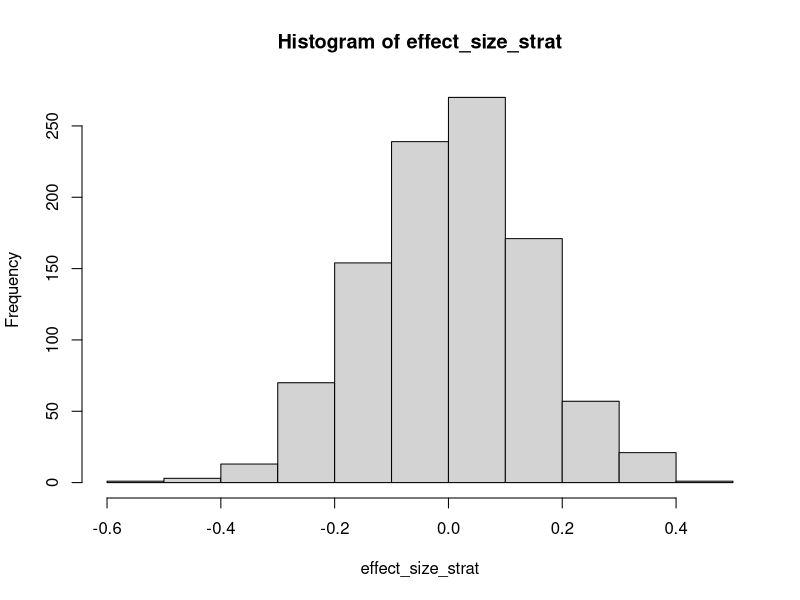
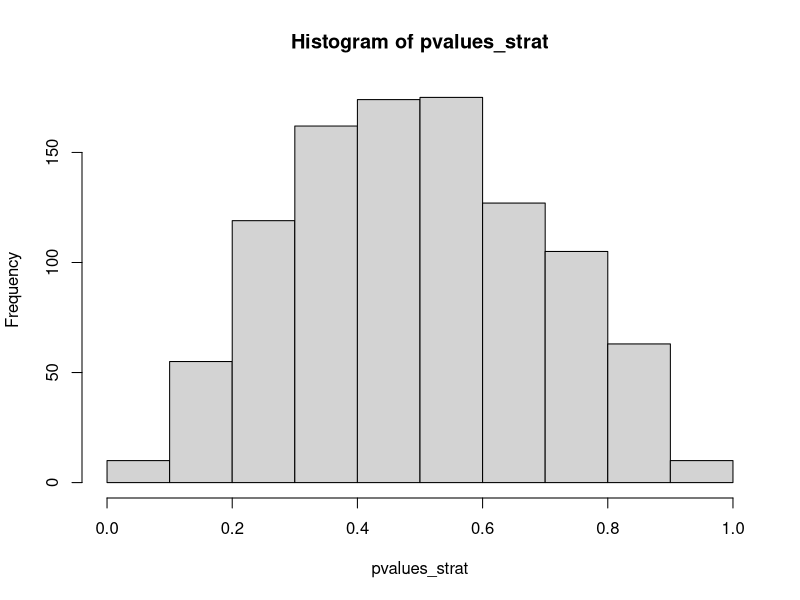
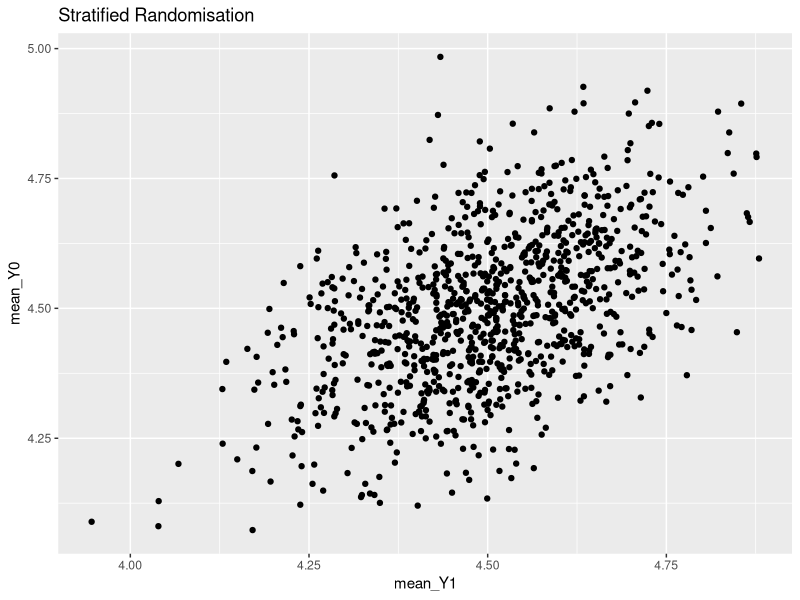
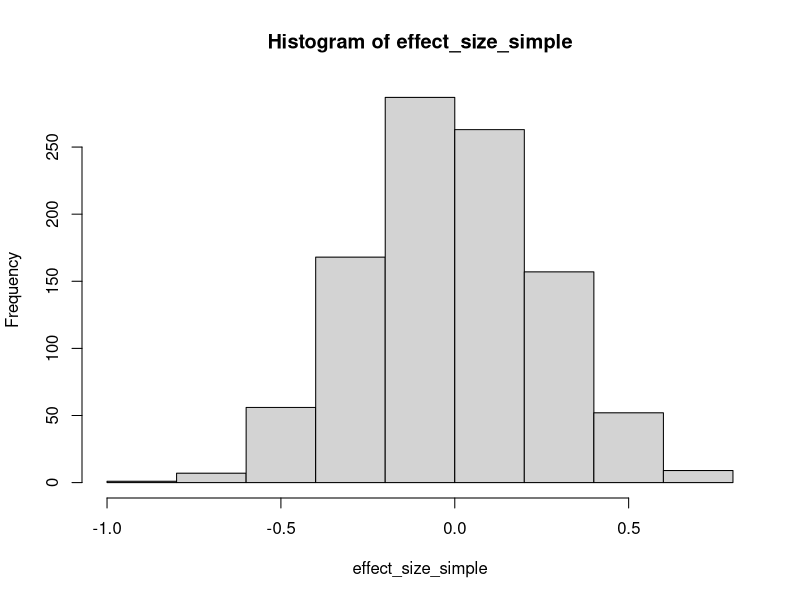
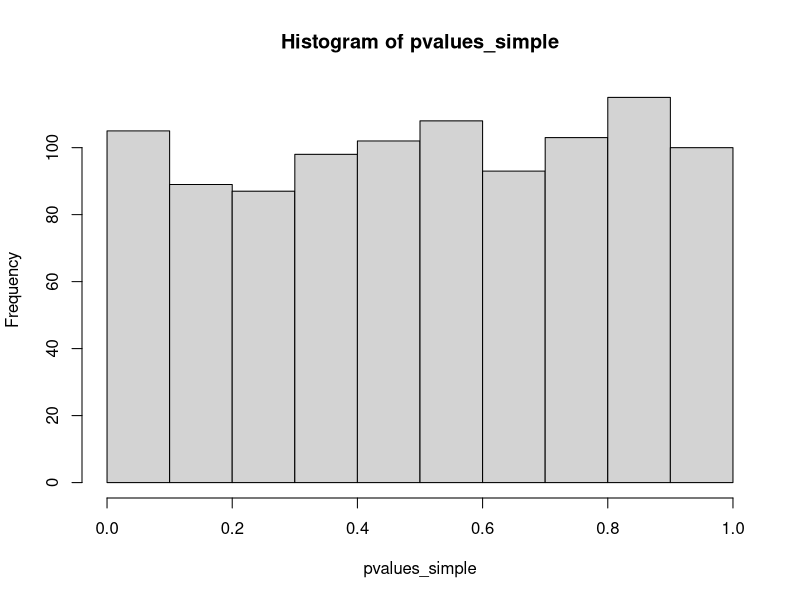
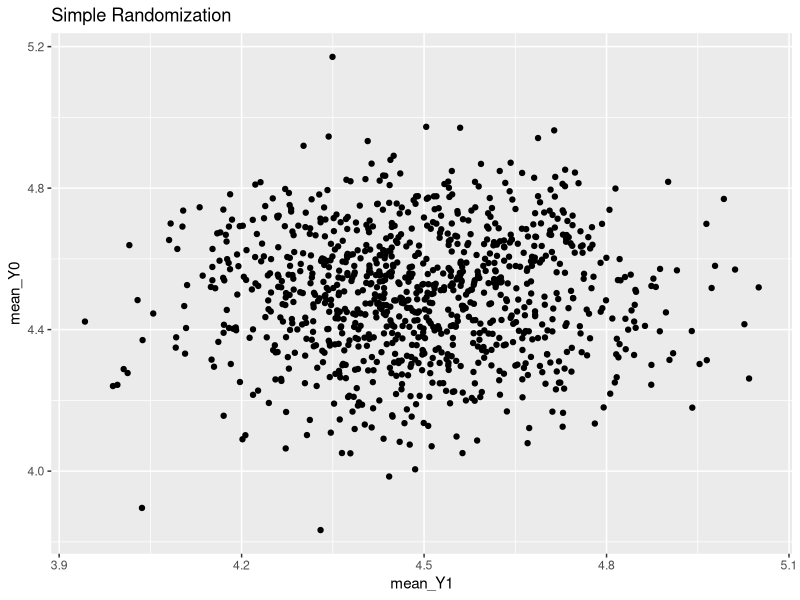

The R script that drew these images, in order:
## Johannes Schwenke - 2024-04-12
#Simulation to show that stratification will induce correlation

library(tidyverse)


nSims <- 1e3 # Number of Simulation
intercept <- 3 # intercept of outcome (ie, no treatment, predicitive variable not present)
beta_treat1 <- 0 # effect of treatment on outcome
beta_strat <- 3 # effect of stratification factor (predictive variable) on outcome
lambda0 <- 100 #expected number of people in stratum without predictive variable
lambda1 <- 100 #expected number of people in stratum with predictive variable

# NOTE: stratification will only cause correlation if the strata are not always perfectly of equal size
# if always exactly 50% of the people have or haven't the predictive factor, then this will not result in a correlation
# That's why we vary the number of patients in each stratum for every iteration of the simulation by drawing from a poisson distribution

# Explanation in my own words:
# mean_Y1 and mean_Y0 are correlated, because the prognostic factor is always perfectly balanced if we stratify.
# If by chance overall slightly more people have the prognostic factor (which creates a higher Y), then both Y0 and Y1 will be higher, and vice versa
# In case of simple randomisation, when overall more people have the prognostic factors, some more of then end up in treatment == 1, some more in treatment == 0, 
# and overall this cancels out and we don't observe a correlation.

#NOTE: this is for a continuous outcome. I assume this would work similarly for a binary outcome, on a logodds scale

# Stratified randomization ------------------------------------------------

nPatients_strat0 <- numeric()
nPatients_strat1 <- numeric()
nPatients <- numeric()
strat <- numeric()
mean_Y0 <- numeric(nSims)
mean_Y1 <- numeric(nSims)
obs_effect <- numeric(nSims)
pvalue <- numeric(nSims)

set.seed(1)


for (i in 1:nSims){
  nPatients_strat0 <- rpois(1, lambda0) #number of patients stratum = 1
  if (nPatients_strat0 %% 2 != 0){
    nPatients_strat0 <- nPatients_strat0 + 1
  }
  
  nPatients_strat1 <- rpois(1, lambda1) #number of patients stratum = 0
  if (nPatients_strat1 %% 2 != 0){
    nPatients_strat1 <- nPatients_strat1 + 1
  }
  
  nPatients <- nPatients_strat0 + nPatients_strat1
  
  strat <- c(rep(0, nPatients_strat0), rep(1, nPatients_strat1)) #create vector of all patients who either have the strat factor or don't
  
  treatment <- rep(0:1, nPatients/2)
  # this creates a vector of "treatment allocations" which is actually just a sequence alternating between 0 and 1. (Block of 2)
  # because this is a simulation, and using rep we always have perfectly balanced allocation, no need to acutally randomize according to stratum
  # For non stratified randomization, we have to use rbinom or resample the strat vector with replacement. 
  
  
  outcome <- numeric(nPatients) # this creates an empty vector which we will use to assign the outcome for each patient
  outcome <- intercept + beta_treat1*treatment + beta_strat * strat  # this assigns the probability of death for patients receiving 'treatment 0' 
  
  error <- rnorm(nPatients) #create a vector of error terms 
  outcome <- outcome + error #add the error terms to the outcome
  
  trialdat_strat <- tibble(outcome, treatment)
  
  mean_Y0[i] <- (trialdat_strat %>% group_by(treatment) %>% summarize(mean = mean(outcome)) %>% pull())[1]
  mean_Y1[i] <- (trialdat_strat %>% group_by(treatment) %>% summarize(mean = mean(outcome)) %>% pull())[2]
  
  obs_effect[i] <- mean_Y1[i] - mean_Y0[i]
  
  t <- t.test((trialdat_strat %>% filter(treatment == 1))$outcome, (trialdat_strat %>% filter(treatment == 0))$outcome, var.equal = FALSE, alternative = "greater")
  pvalue[i] <- t$p.value
  
  
}

effect_size_strat <- obs_effect
hist(effect_size_strat)

var_strat_effect <- var(obs_effect) #variance in effect estimate distribution is smaller in stratified randomization
var_strat_effect

pvalues_strat <- pvalue
mean(pvalues_strat <= 0.05)
hist(pvalues_strat) #pvalues are no longer uniformly distributed --> model misspecified

plot_strat <- tibble(mean_Y0, mean_Y1) %>% 
  ggplot(aes(x = mean_Y1, y = mean_Y0)) +
  geom_point() +
  ggtitle(paste("Stratified Randomisation"))

plot_strat

rm(mean_Y0, mean_Y1, nPatients_strat0, nPatients_strat1, nPatients, strat, obs_effect, pvalue) #remove unused variables
  


# Non stratified randomization --------------------------------------------
nPatients_strat0 <- numeric()
nPatients_strat1 <- numeric()
nPatients <- numeric()
strat <- numeric()
mean_Y0 <- numeric(nSims)
mean_Y1 <- numeric(nSims)
obs_effect <- numeric(nSims)
pvalue <- numeric(nSims)

set.seed(1) # this sets the random seed for your results to be reproducible


for (i in 1:nSims){
  
  nPatients_strat0 <- rpois(1, lambda0) #number of patients stratum = 1
  if (nPatients_strat0 %% 2 != 0){
    nPatients_strat0 <- nPatients_strat0 + 1
  }
  
  nPatients_strat1 <- rpois(1, lambda1) #number of patients stratum = 0
  if (nPatients_strat1 %% 2 != 0){
    nPatients_strat1 <- nPatients_strat1 + 1
  }
  
  # NOTE: stratification will only cause correlation if the strata are not of equal size.
  # if exactly 50% of the people have or haven't the predictive factor, then this will not results in a correlation
  
  nPatients <- nPatients_strat0 + nPatients_strat1
  
  strat <- c(rep(0, nPatients_strat0), rep(1, nPatients_strat1))
  strat <- sample(strat, length(strat), replace = FALSE) #here we just permute the vector, because otherwise by using rep below, we'd create stratified randomization
  
  treatment <- rep(0:1, nPatients/2)
  
  
  outcome <- numeric(nPatients) # this creates an empty vector which we will use to assign the outcome for each patient
  outcome <- intercept + beta_treat1*treatment + beta_strat * strat  # this assigns the probability of death for patients receiving 'treatment 0' 
  
  
  error <- rnorm(nPatients) #create a vector of error terms 
  outcome <- outcome + error #add the error terms to the outcome
  
  trialdat_non_strat <- tibble(outcome, treatment)
  
  mean_Y0[i] <- (trialdat_non_strat %>% group_by(treatment) %>% summarize(mean = mean(outcome)) %>% pull())[1]
  mean_Y1[i] <- (trialdat_non_strat %>% group_by(treatment) %>% summarize(mean = mean(outcome)) %>% pull())[2] 
  
  obs_effect[i] <- mean_Y1[i] - mean_Y0[i]
  
  
  t <- t.test((trialdat_non_strat %>% filter(treatment == 1))$outcome, (trialdat_non_strat %>% filter(treatment == 0))$outcome, var.equal = FALSE, alternative = "greater")
  pvalue[i] <- t$p.value
  
}

effect_size_simple <- obs_effect
hist(effect_size_simple)

var_simple_effect <- var(obs_effect) #variance in effect estimate distribution is smaller in stratified randomization
var_simple_effect

pvalues_simple <- pvalue
mean(pvalues_simple <= 0.05) #expected number of type I errors, if we set effect size to 0
hist(pvalues_simple)  #p values are uniformely distributed --> model is not misspecified


plot_non_strat <- tibble(mean_Y0, mean_Y1) %>% 
  ggplot(aes(x = mean_Y1, y = mean_Y0)) +
  geom_point() +
  ggtitle(paste("Simple Randomization"))


plot_non_strat
